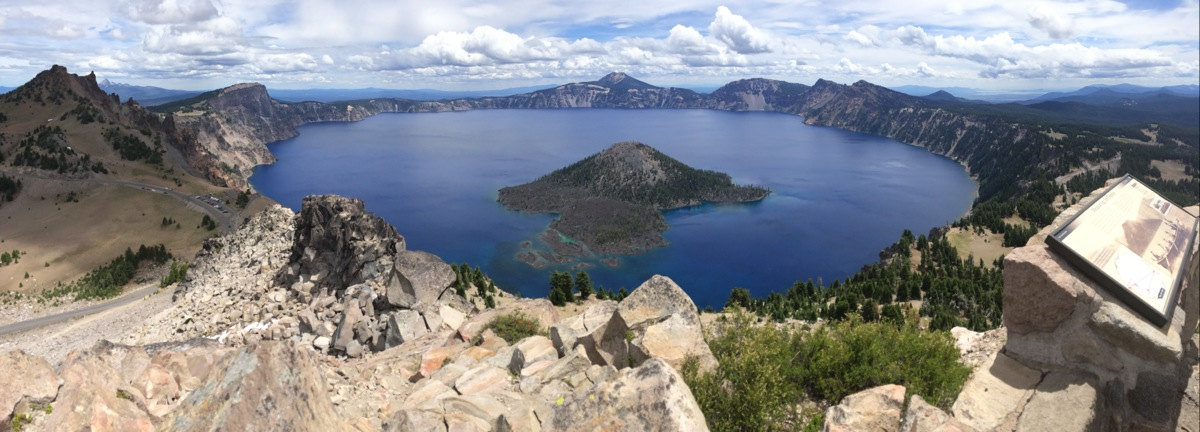
#> input picture createrLake.tiff, 1200 x 432 px
$ jupyter execute --allow-errors DCT.ipynb   (shell and % lines are left out)   (older library calls are emulated)
#> lines starting #> are read from the running program, lines starting #| are printed output that depends on the picture; after the words box and inside, x2 and y2 are one past the last pixel; in counts of white or black regions, pixels touching at a corner belong together; long printed decimals are rounded
[cell 1]
import numpy as np
import matplotlib.pyplot as plt
import scipy
import os
from skimage.color import ycbcr2rgb
from numpy import pi
from numpy import sin
from numpy import zeros
from numpy import r_
from scipy import signal
from scipy import misc # pip install Pillow
# import imageio
import matplotlib.pylab as pylab
from PIL import Image
import tarfile
import bz2
from zipfile import ZipFile

pylab.rcParams['figure.figsize'] = (20.0, 7.0)

[cell 2]
def MSE(original, compressed):
    return np.mean((original - compressed)**2)

def PSNR(original, compressed, num_pixels=255.0):
    mse = MSE(original,compressed)
    if mse == 0:
        return float('inf')
    return 10.0 * np.log10( num_pixels**2 / mse)

[cell 3]
def EE123_psnr(ref, meas, maxVal=255):
    assert np.shape(ref) == np.shape(meas), "Test image must match measured image dimensions"


    dif = (ref.astype(float)-meas.astype(float)).ravel()
    mse = np.linalg.norm(dif)**2/np.prod(np.shape(ref))
    psnr = 10*np.log10(maxVal**2.0/mse)
    return psnr

[cell 4]
def dct2(a):
    return scipy.fftpack.dct( scipy.fftpack.dct( a, axis=0, norm='ortho' ), axis=1, norm='ortho' )

def idct2(a):
    return scipy.fftpack.idct( scipy.fftpack.idct( a, axis=0 , norm='ortho'), axis=1 , norm='ortho')

[cell 5]
def zero_pad(img):

    new_img = img

    if img.shape[0] % 8 != 0:
        zeros = np.zeros((8 - img.shape[0] % 8,img.shape[1],img.shape[2]))
        new_img = np.vstack((img,zeros))

    temp = new_img

    if img.shape[1] % 8 != 0:
        zeros = np.zeros((new_img.shape[0],8 - img.shape[1] % 8,new_img.shape[2]))
        temp = np.hstack((new_img,zeros))
        print(new_img.shape)

    return temp

[cell 6]
### for now using basic common matrix

Ql = np.array( [[16,12,14,14,18, 24, 49, 72],
                [11, 12, 13, 17, 22, 35, 64, 92],
                [10, 14, 16, 22, 37, 55, 78, 95],
                [16, 19, 24, 29, 56, 64, 87, 98],
                [24, 26, 40, 51, 68, 81, 103, 112],
                [40, 58, 57, 87, 109, 104, 121, 100],
                [51, 60, 69, 80, 103, 113, 120, 103],
                [61, 55, 56, 62, 77, 92, 101, 99]]
                ).T

Qc = np.array([[17, 18, 24, 47, 99, 99, 99, 99],
              [18, 21, 26, 66, 99, 99, 99, 99],
              [24, 26, 56, 99, 99, 99, 99, 99],
              [47, 66, 99, 99, 99, 99, 99, 99],
              [99, 99, 99, 99, 99, 99, 99, 99],
              [99, 99, 99, 99, 99, 99, 99, 99],
              [99, 99, 99, 99, 99, 99, 99, 99],
              [99, 99, 99, 99, 99, 99, 99, 99]]).T


def helper_divide(A,Q):

    Y = np.zeros((8,8))
    for u, v in [(u, v) for u in xrange(8) for v in xrange(8)]:
        Y[u, v] = round(A[u, v] / Q[u, v])

    return Y
def helper_mul(A,Q):

    Y = np.zeros((8,8))
    for u, v in [(u, v) for u in xrange(8) for v in xrange(8)]:
        Y[u, v] = A[u, v] * Q[u, v]

    return Y

def quantize(U, q = 50.):

    s = U.shape
    Y = np.zeros(s)

    if q <= 50 and q > 0:

        alpha = 50.0 / q
    else:
        alpha = 2 - q / 50.0

    for i in r_[:U.shape[0]:8]:
        for j in r_[:U.shape[1]:8]:
            Y[i:(i+8),j:(j+8),0] = helper_divide(U[i:(i+8),j:(j+8),0], Ql)
#             Y[i:(i+8),j:(j+8),0] = (U[i:(i+8),j:(j+8),0] // (Ql))
    for k in range(1,3):
        for i in r_[:U.shape[0]:8]:
            for j in r_[:U.shape[1]:8]:
                Y[i:(i+8),j:(j+8),k] = helper_divide(U[i:(i+8),j:(j+8),k], alpha*Qc)
# [6 lines of commented-out code are left out]


    return Y

def iquantize(U, q=50.):

    s = U.shape
    Y = np.zeros(s)

    if q <= 50 and q>= 1:
        alpha = 50./q
    else:
        alpha = 2-q/50.0

    for i in r_[:U.shape[0]:8]:
        for j in r_[:U.shape[1]:8]:
#             Y[i:(i+8),j:(j+8),0] = (U[i:(i+8),j:(j+8),0] * (Ql))
            Y[i:(i+8),j:(j+8),0] = helper_mul(U[i:(i+8),j:(j+8),0], alpha*Ql)
    for k in range(1,3):
        for i in r_[:U.shape[0]:8]:
            for j in r_[:U.shape[1]:8]:
                Y[i:(i+8),j:(j+8),k] = helper_mul(U[i:(i+8),j:(j+8),k], alpha*Qc)
# [7 lines of commented-out code are left out]

    return Y

[cell 7]
def get_size(img_path):
    statinfo = os.stat(img_path)
    print("size of file = " + str(statinfo.st_size) + " Bytes")

[cell 8]
rgb_to_YCbCr = np.array([[0.29900, 0.58700, 0.11400],
                       [-0.16874, -0.33126, 0.50000],
                       [0.50000, -0.41869, -0.08131]])

YCbCr_to_rgb = np.linalg.inv(rgb_to_YCbCr)

def rgb2YCbCr(U):
    s = U.shape

    Y = np.zeros(s)
    for i in range(s[0]):
        for j in range(s[1]):

            Y[i,j] = np.dot(rgb_to_YCbCr,U[i,j]) + np.array([[0],[128],[128]])[:,0]
    return Y


def YCbCr2rgb(U):
    s = U.shape
    Y = np.zeros(s)
    for i in range(s[0]):
        for j in range(s[1]):
            Y[i,j] = np.dot(YCbCr_to_rgb,U[i,j] -  np.array([[0],[128],[128]])[:,0])
    return Y

[cell 9]
def zipping(img,min_val,max_val,beta,og_shape,img_name):


    output = open("rec_info.txt", "w")
    output.write(img_name + "|" + str(og_shape[0]) + "|" + str(og_shape[1]) + "|" + str(og_shape[2])+ "|" + str(min_val) + "|" + str(max_val) + "|" + str(beta))
    output.close()

    ##save Image
    scipy.misc.imsave("rec.tiff",np.uint8(img))


    # ##Encode Image

    tar = tarfile.open("rec.tar.bz2", "w:bz2")
#     tar = tarfile.open("rec.tar.gz", "w:gz")
    tar.add("rec.tiff")
    tar.add("rec_info.txt")

    tar.close()


    compressed_img_bytes = os.stat("rec.tar.bz2").st_size
#     compressed_img_bytes = os.stat("rec.tar.gz").st_size
    print(compressed_img_bytes)
    if (compressed_img_bytes > 75 * 1200):
        print("Zipped File Too Big! " + str(compressed_img_bytes) + " Bytes")
    print("image zipped")

    return min_val, max_val


def unzipping():

    # [5 lines of commented-out code are left out]


    info = open("rec_info.txt", "r")
    info = info.read()
    info = info.split("|")
    print(info)

    img_name = info[0]
    og_shape = (int(info[1]),int(info[2]),int(info[3]))
    min_val = info[4]
    try:
        min_val = float(min_val)
    except:
        min_val = True

    max_val = float(info[5])
    beta = float(info[6])


    r = Image.open("rec.tiff")
    r = np.array(r)
    if min_val != True:
        r = ((r * max_val)/ 255) + min_val


    print("image unzipped")
    r = r.astype(int)
#     print(r)
    return r, img_name, og_shape, min_val, max_val, beta


def encode(raw_str):
    comp_file = StringIO.StringIO()
    with zipfile.ZipFile(comp_file, mode='w', compression=zipfile.ZIP_DEFLATED) as z:
        z.writestr('comp', raw_str)
    return comp_file.getvalue()

def decode(enc_str):
    if test: return enc_str
    comp_file = StringIO.StringIO(enc_str)
    with zipfile.ZipFile(comp_file, mode='r') as z:
        return z.read('comp')

[cell 10]
def compress_image(img, thresh, q,img_name,og_shape, modem_bw = 1200 * 75,do_quantize = True):


    img = zero_pad(img)
    img = img[::2]
    og_bytes = os.stat(img_name).st_size
    C = 3000
    min_val = max_val = 0

    if og_bytes < modem_bw:
        print("returned original")
        min_val = True
        return img, min_val, max_val


#     img = np.array(img.convert("YCbCr"))
    img = rgb2YCbCr(img)


    imsize = img.shape
    dct = np.zeros(imsize)


    # Do 8x8 DCT on image (in-place)
    for i in r_[:imsize[0]:8]:
        for j in r_[:imsize[1]:8]:
            dct[i:(i+8),j:(j+8)] = dct2( img[i:(i+8),j:(j+8)] )


    # Threshold
    if  thresh != 0:
        print("thresholding")
        dct_thresh = dct * (abs(dct) > (thresh*np.max(dct)))
    else:
        dct_thresh = dct


    #Quantization
    if do_quantize == True:

        print("quantizing")
        dct_thresh = (quantize(dct_thresh,q))
        min_val = 0

        if np.min(dct_thresh) < 0:
            min_val = np.min(dct_thresh)
            dct_thresh += abs(np.min(dct_thresh))

        max_val = np.max(dct_thresh)

        dct_thresh = dct_thresh /  np.max(dct_thresh)
        dct_thresh *= 255
    else:
        print("returned thresholded")
        return dct_thresh, min_val, max_val


    print("Size of compressed image: " + str(dct_thresh[np.nonzero(dct_thresh)].nbytes) + " Bytes")
    print("Size of original image: " + str(img.nbytes) + " Bytes")
    print("Precent Compression: " + str(100.*img.nbytes / dct_thresh[np.nonzero(dct_thresh)].nbytes) + "%")

    percent_nonzeros = np.sum( dct_thresh != 0.0 ) / (dct_thresh.shape[0]*dct_thresh.shape[1]*dct_thresh.shape[2]*1.0)
    print ("Keeping only %f%% of the DCT coefficients" % (percent_nonzeros*100.0))


    return dct_thresh, min_val,max_val

[cell 11]
def recon_image(dct_im,  original,q,min_val,max_val, og_shape):

    if min_val == True:
        cropped_img = dct_im[:og_shape[0],:og_shape[1],:og_shape[2]]
        return cropped_img


    if max_val != 0:
        #Inverse Quantization
        print("Inverse Quantize")
        dct_im = iquantize(dct_im,q)


    recon_im = np.zeros(dct_im.shape)

    for i in r_[:dct_im.shape[0]:8]:
        for j in r_[:dct_im.shape[1]:8]:
            recon_im[i:(i+8),j:(j+8)] = idct2( dct_im[i:(i+8),j:(j+8)] )

    recon_im = scipy.misc.imresize(recon_im, og_shape, interp='bilinear', mode=None)

#     rgb_im = Image.fromarray(recon_im.astype(int),mode="YCbCr").convert("RGB")
    rgb_im = np.uint8(YCbCr2rgb(recon_im))

    ##cropping the image to fit original size


    rgb_im[np.where(rgb_im > 255)] = 255
    rgb_im[np.where(rgb_im < 0)] = 0
    rgb_im = np.uint8(rgb_im)


    cropped_img = rgb_im[:og_shape[0],:og_shape[1],:og_shape[2]]

#     plt.figure()
#     plt.imshow( np.hstack((original,cropped_img)))
#     plt.title("Comparison between original, DCT compressed images" )

    return cropped_img

[cell 12]
# [22 lines of commented-out code are left out]
img = misc.imread("createrLake.tiff")
#> img is the input picture: shape (432, 1200, 3); mean R, G, B 135.6, 137.4, 141.3
img_name = "createrLake.tiff"
original = misc.imread("createrLake.tiff")


# [15 lines of commented-out code are left out]

[cell 13]
beta = 50.
og_shape = img.shape
#> og_shape = (432, 1200, 3)
print(og_shape)
#| (432, 1200, 3)

##compress Image
rec,min_val, max_val = compress_image(img, 0,beta,img_name, og_shape,do_quantize=True)
#> in compress_image, `img = img[::2]`:
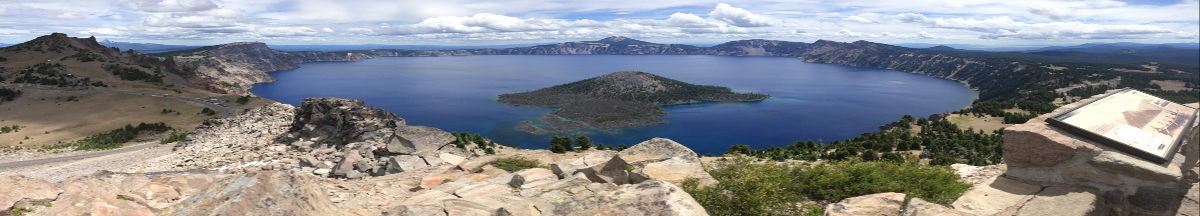
#> img: shape (216, 1200, 3); mean R, G, B 135.6, 137.5, 141.4
#> after the loop in rgb2YCbCr, `for i in range(s[0]):`:
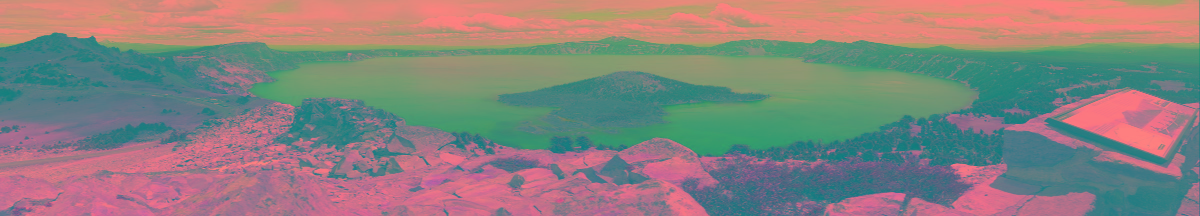
#> Y: shape (216, 1200, 3) float64; mean R, G, B 137.4, 130.3, 126.7
#> after the loop in compress_image, `for i in r_[:imsize[0]:8]:`:
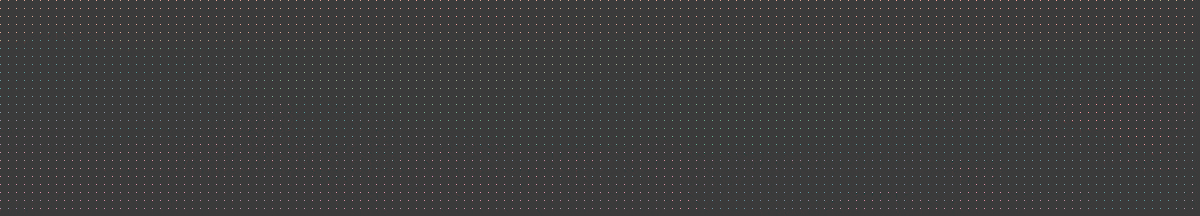
#> dct: shape (216, 1200, 3) float64; mean R, G, B 17.3, 16.3, 15.8; drawn with min black and max white
#> after the loop in quantize, `for k in range(1,3):`:
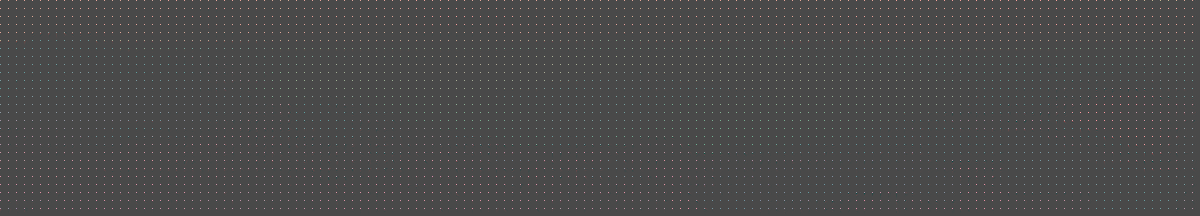
#> Y: shape (216, 1200, 3) float64; mean R, G, B 1.1, 1, 0.9; drawn with min black and max white
#> in compress_image, `min_val = np.min(dct_thresh)`: min_val = -51
#> in compress_image, `max_val = np.max(dct_thresh)`: max_val = 178
#| Size of compressed image: 6220784 Bytes
#| Size of original image: 6220800 Bytes
#| Precent Compression: 100.000%
#> in compress_image, `percent_nonzeros = np.sum( dct_thresh != 0.0 ) / (dct_thresh.shape[0]*..`: percent_nonzeros = 1
#| Keeping only 100.000% of the DCT coefficients
#> min_val = -51; max_val = 178
#> (the rest of this cell did not finish here and is left out)


# zipping(img,True,0,beta,og_shape,img_name)


##info to transmit
# msg = (rec,minVal,maxVal,beta,og_shape)

[cell 14]
##Reconstruct Image


rec, img_name, og_shape, min_val, max_val, beta = unzipping()
#> img_name = 'createrLake.tiff'; beta = 50
# print(og_shape)

recon_im = recon_image(rec,img, beta,min_val,max_val,og_shape)
#> in iquantize, `alpha = 50./q`: alpha = 1
#> after the loop in iquantize, `for i in r_[:U.shape[0]:8]:`:
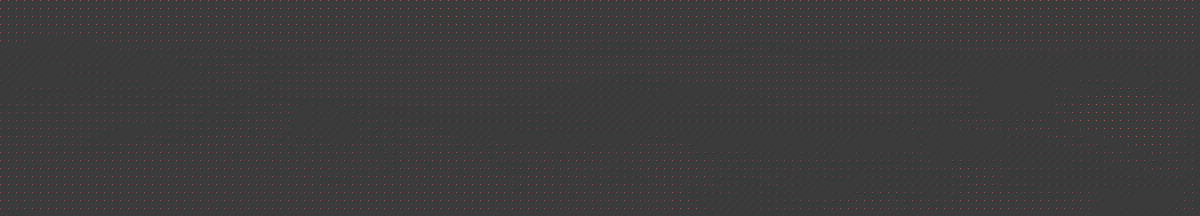
#> Y: shape (216, 1200, 3) float64; mean R, G, B 15.4, 0, 0; drawn with min black and max white
#> after the loop in iquantize, `for k in range(1,3):`:
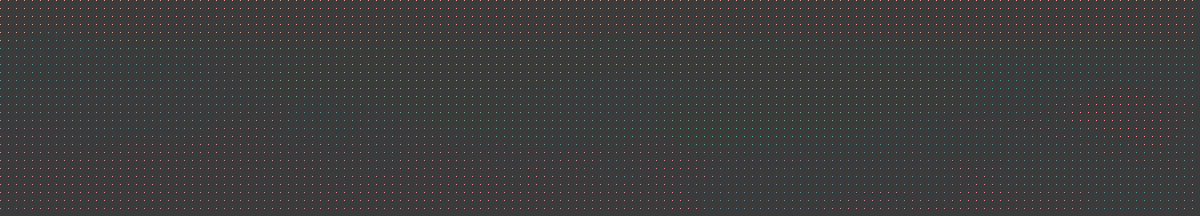
#> Y: shape (216, 1200, 3) float64; 2.82% of pixels changed, all inside (x1, y1, x2, y2) = (0, 0, 1195, 212); drawn with min black and max white
#> in recon_image, `recon_im = scipy.misc.imresize(recon_im, og_shape, interp='bilinear', ..`:
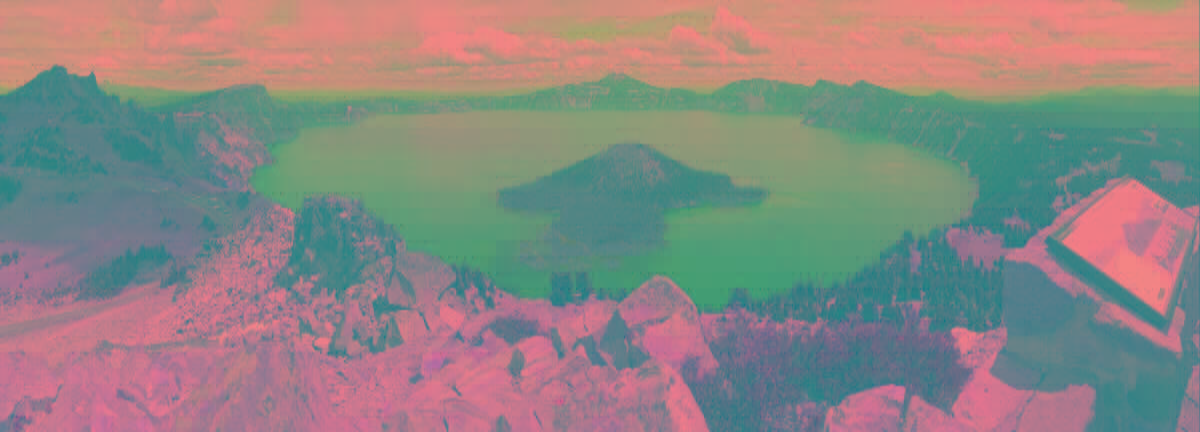
#> recon_im: shape (432, 1200, 3); mean R, G, B 140.4, 134.1, 130.9
#> after the loop in YCbCr2rgb, `for i in range(s[0]):`:
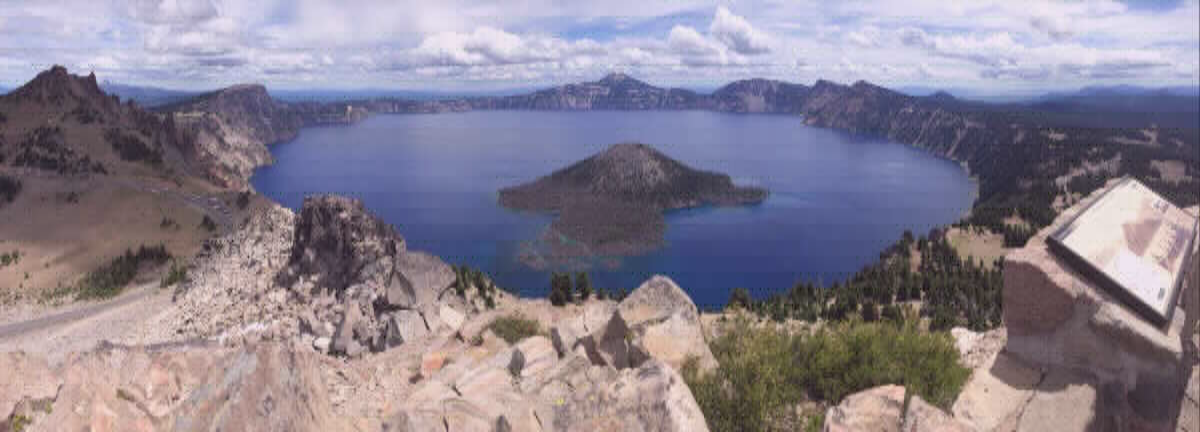
#> Y: shape (432, 1200, 3) float64; mean R, G, B 144.5, 136.2, 151.2; drawn with min black and max white
# recon_im = recon_image(rec,img, beta,True,max_val,og_shape)

plt.imshow( np.uint8(recon_im))
scipy.misc.imsave("recon_im.tiff", recon_im)
# print("PSNR: " + str(PSNR(img,recon_im)) + "db")

[cell 15]
### Problems ###
np.save('rec_EE_test.tiff', recon_im)

[cell 16]
import numpy as np
import matplotlib.pyplot as plt

from skimage.restoration import (denoise_tv_chambolle, denoise_bilateral,
                                 denoise_wavelet, estimate_sigma)
from skimage import data, img_as_float, color
from skimage.util import random_noise

i = denoise_tv_chambolle(recon_im, weight=0.1, multichannel=True)
# i = denoise_wavelet(recon_im, multichannel=True)
# i = denoise_wavelet(recon_im, multichannel=True, convert2ycbcr=True)


i *=255
i = np.uint8(i)

print("PSNR: " + str(PSNR(original,i)) + "db")
#> in PSNR, `mse = MSE(original,compressed)`: mse = 80.81
#| PSNR: 29.05606186504141db
plt.imshow( i)

[cell 17]
img = misc.imread("EE_test.tiff")
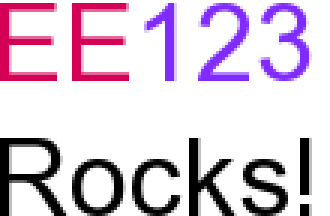
#> input picture EE_test.tiff, 110 x 72 px (shown 3 times larger)
#> img is the input picture: shape (72, 110, 3); mean R, G, B 217.2, 201.7, 217.9
# img = misc.imread("mid_test.tiff")

#> (a cell that did not finish here is left out)

plt.imshow( np.hstack((img, np.uint8(recon_im))))

[cell 19]
rec, img_name, og_shape, min_val, max_val, beta = unzipping()
# print(og_shape)

recon_im = recon_image(rec,img, beta,min_val,max_val,og_shape)
# recon_im = recon_image(rec,img, beta,True,max_val,og_shape)

plt.imshow( np.uint8(recon_im))
scipy.misc.imsave("recon_im.tiff", recon_im)
# print("PSNR: " + str(PSNR(img,recon_im)) + "db")

[cell 20]
img = misc.imread("mid_test.tiff")
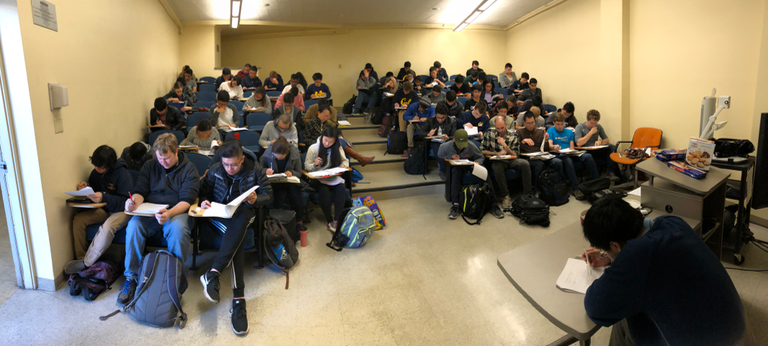
#> input picture mid_test.tiff, 768 x 346 px
#> img is the input picture: shape (346, 768, 3); mean R, G, B 135.2, 123.6, 100.6

#> (a cell that did not finish here is left out)
